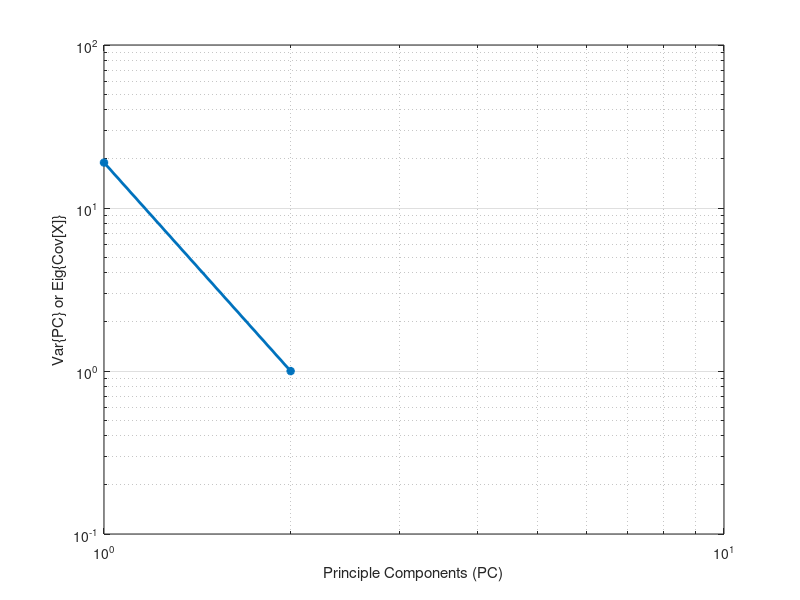

MATLAB code for this plot: (Note: this script raises an error after producing the figure.)
clc;

%% Define constants

% Number of samples
N = 20;
% Rotation angle
rt = 5;

% Image size
r = 50;
c = 50;

% Image noise parameters
M = 0; %Mean
V = 5; %Variance

%% Create test images

I = zeros(r,c);
I(15:end-15,15:end-15) = 1;
% Add gaussian noise
I = imnoise(I,'gaussian',0,5); % Reference

I_r = imrotate(I, rt, 'bilinear', 'crop');
% Add gaussian noise
I_r = imnoise(I_r,'gaussian',0,5); % 

A = repmat(I,1,1,N);

A(:,:,10) = I_r;

%% Apply PCA

X = reshape(A, r*c, N);

[COEFF,SCORE,LATENT] = pca(zscore(X));

%% Plot Eigen values of Covariance matrix

loglog(LATENT, '*-', 'LineWidth', 2)
xlabel('Principle Components (PC)');
ylabel('Var\{PC\} or Eig\{Cov[X]\}');
grid on
grid minor

%% Calculate PC1 and PC2

PC1 = zeros(size(COEFF));
PC1(:,1) = COEFF(:,1);
PC1 = reshape((SCORE*PC1'), r, c, N);
Ipc1 = PC1(:,:,1);

PC2 = zeros(size(COEFF));
PC2(:,2) = COEFF(:,2);
PC2 = reshape((SCORE*PC2'), r, c, N);
Ipc2 = PC2(:,:,2);


reshape(Itransformed(:,1),size(I,1),size(I,2));
